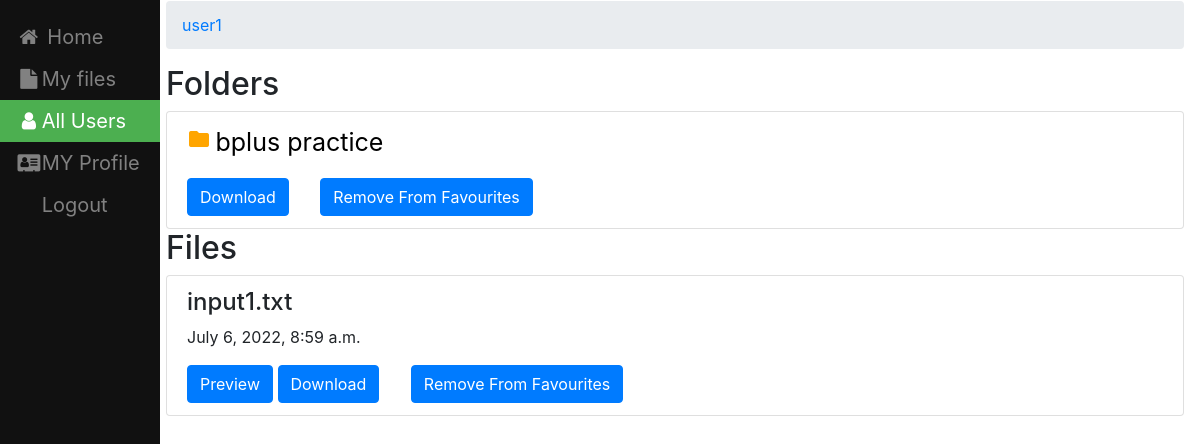
/user1 (signed in), run on the app's committed database.
### filesharing/models.py (models this page shows, shortened)
class Folder(models.Model):
    name=models.CharField(max_length=100,null=True,blank=True)
    user=models.ForeignKey(User,on_delete=models.CASCADE, default=None)
    linkedfolder=models.ForeignKey("self",null=True,on_delete=models.CASCADE,blank=True)
    def __str__(self):
        return  self.name

class File(models.Model):
    name = models.CharField(max_length=100,null=True,blank=True)
    file=models.FileField(upload_to=user_directory_path)
    created_on = models.DateTimeField(auto_now_add=True)
    user = models.ForeignKey(User,on_delete=models.CASCADE, default=None)
    folder=models.ForeignKey(Folder,null=True,on_delete=models.CASCADE,blank=True)
    isprivate = models.BooleanField(default=False)

### filesharing/views.py (the view)
# urls.py: path('<slug:user>',views.ousersfile,name='ousersfiles'),
def ousersfile(request,user):
    ruser=User.objects.get(username=user)
    user_folders = Folder.objects.filter(user=ruser)
    user_files2 = File.objects.filter(user=ruser)
    user_files = user_files2.filter(isprivate=False)
    top_folders = user_folders.filter(linkedfolder__isnull=True)
    top_files = user_files.filter(folder__isnull=True)
    f = fav.objects.filter(user=request.user)
    files = f
    fi = set(())
    fold = set(())
    for i in range(len(files)):
        if files[i].sfile:
            fi.add(files[i].sfile.id)
        elif files[i].sfolder:
            fold.add(files[i].sfolder.id)
    favfiles = []
    notfavfiles = []
    favfolders = []
    notfavfolders = []
    for i in range(len(top_files)):
        if top_files[i].id in fi:
            favfiles.append(top_files[i])
        else:
            notfavfiles.append(top_files[i])
    for i in range(len(top_folders)):
        if top_folders[i].id in fold:
            favfolders.append(top_folders[i])
        else:
            notfavfolders.append(top_folders[i])
    context = {'all_files': favfiles, 'notfav': notfavfiles, 'all_folders': favfolders, 'notfavfolders': notfavfolders,'user':ruser}
    return render(request, 'filesharing/ousersfile.html', context)

### templates/filesharing/ousersfile.html (shortened to what this page needs)
{% load static %}
<!DOCTYPE html>
<html lang="en" dir="ltr">
<head>
    <link rel="stylesheet" type="text/css" href="{%  static "css/styles.css" %}"/>
    <link rel="stylesheet" href="https://cdnjs.cloudflare.com/ajax/libs/font-awesome/4.7.0/css/font-awesome.min.css">
    <link rel="stylesheet" href="https://maxcdn.bootstrapcdn.com/bootstrap/4.0.0/css/bootstrap.min.css">
  </head>
</head>
<body>
<div class="sidebar">
  <a href="home1"><i class="fa fa-fw fa-home"></i> Home</a>
  <a  href="My_Files"><i class="fa fa-fw fa-file"></i>My files</a>
  <a class="active" href="allusers"><i class="fa fa-fw fa-user"></i>All Users</a>
  <a href="createdprofile"><i class="fa fa-fw fa-address-card"></i>MY Profile</a>
  <a href="logout">Logout</a>
</div>
<div class="content">
 <ol class="breadcrumb">
  <li class="breadcrumb-item"> <a href="{% url 'filesharing:allusers' %}"> {{ user.username }} </a> </li>
  </ol>
<div class="list-group">
  {%  if notfavfolders or all_folders  %}
  <h2> Folders</h2>
  {% endif %}
    {% for f in all_folders %}
          <div class="list-group">
               <div class="list-group-item">
                     <i class="material-icons"  style="color: orange" >
                 </i>
                   <a  style="font-size:25px;color:black" href="{% url 'filesharing:detail' f.id %}" > {{ f }} </a>
                   <a class="list-group-item-text" href="{% url 'filesharing:download_folder' f.id %}" target="_blank" download><button type="button" class="btn btn-primary">Download</button></a>&nbsp;&nbsp;&nbsp;&nbsp;&nbsp;&nbsp;
                 <a class="list-group-item-text" href="{% url 'filesharing:removestayfolder' f.id %}" ><button type="button" class="btn btn-primary">Remove From Favourites</button></a>
               </div>
          </div>
   {% endfor %}
<div class="list-group">
    {%  if notfav or all_files  %}
  <h2> Files</h2>
  {% endif %}
  {% for file in all_files %}
        <div class="list-group">
             <div class="list-group-item">
                 <h4 class="list-group-item-text">{{ file.name}}</h4>
                  <p class="list-group-item-text">{{ file.created_on}}</p>
                 <a class="list-group-item-text" href="{{ file.file.url }}" target="_blank"><button type="button" class="btn btn-primary">Preview</button> </a> </td>
                 <a class="list-group-item-text" href="{{ file.file.url }}" target="_blank" download><button type="button" class="btn btn-primary">Download</button></a>&nbsp;&nbsp;&nbsp;&nbsp;&nbsp;&nbsp;
                 <a class="list-group-item-text" href="{% url 'filesharing:removestay' file.pk  %}" ><button type="button" class="btn btn-primary">Remove From Favourites</button></a>
             </div>
        </div>
 {% endfor %}
 </div>
</div>
</div>
</body>
</html>

### static/css/styles.css (style rules this page uses)
.sidebar { height: 100%; width: 160px; position: fixed; z-index: 1; top: 0; left: 0; background-color: #111; overflow-x: hidden; padding-top: 16px; }
.sidebar a { padding: 6px 8px 6px 16px; text-decoration: none; font-size: 20px; color: #818181; display: block; }
.sidebar a.active { background-color: #4CAF50; color: white; }
div.content { margin-left: 150px; padding: 1px 16px; height: 2000px; }

### data on the page
Folder: name "bplus practice"
File: name "input1.txt", created_on "July 6, 2022, 8:59 a.m."

### other printed values
{{ user.username }} "user1"
